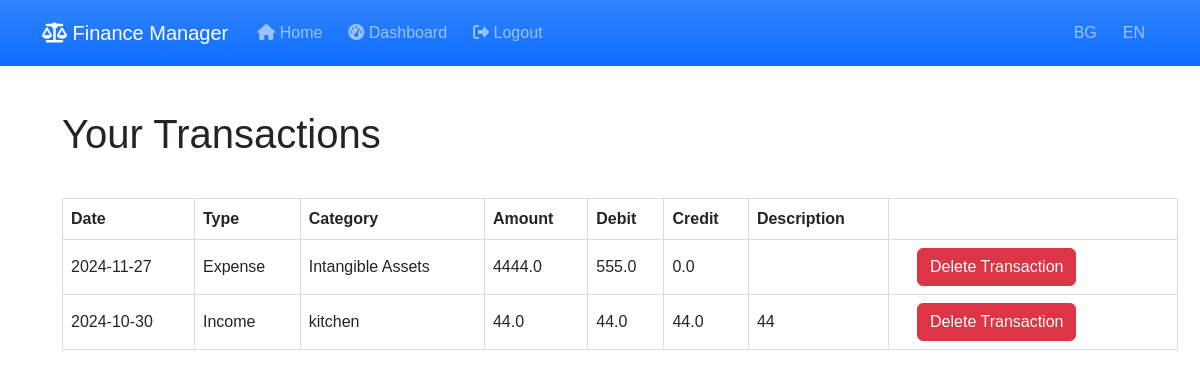
The page /account_transactions_overview (signed in) on the database its author committed.
### models.py (models this page shows)
class Transaction(db.Model):
    id = db.Column(db.Integer, primary_key=True)
    date = db.Column(db.Date, nullable=False, default=date.today)
    type = db.Column(db.String(10), nullable=False)  # 'income' or 'expense'
    category = db.Column(db.String(50), nullable=False)
    income_statement_category = db.Column(db.String(100), nullable=False)  # Категория в ОПР (напр. 'Personnel expenses')
    amount = db.Column(db.Float, nullable=False)
    description = db.Column(db.String(200), nullable=True)
    account_id = db.Column(db.Integer, db.ForeignKey('account.id'), nullable=False)
    user_id = db.Column(db.Integer, db.ForeignKey('user.id'), nullable=False)
    debit = db.Column(db.Float, nullable=True)  # Ново поле за дебит
    credit = db.Column(db.Float, nullable=True)  # Ново поле за кредит

### app.py (the view)
@app.route('/account_transactions_overview')
@login_required
@roles_required('owner', 'admin', 'user')
def view_account_transactions():
    account = current_user.accounts[0]
    transactions = Transaction.query.filter_by(account_id=account.id).order_by(Transaction.date.desc()).all()
    print("Calling function before render_template for 'reports.html'")
    return render_template('transactions.html', transactions=transactions)

### app.py (called while the page is built)
@login_manager.user_loader
def load_user(user_id):
    return User.query.get(int(user_id))

@app.context_processor
def inject_current_year():
    return {'current_year': datetime.now().year}

### wrapper_functions.py (called while the page is built)
def roles_required(*roles):
    def decorator(f):
        @wraps(f)
        def decorated_function(*args, **kwargs):
            if current_user.role not in roles:
                abort(403)
            return f(*args, **kwargs)
        return decorated_function
    return decorator

### templates/transactions.html (shortened to what this page needs)
{% extends 'base.html' %}
{% block content %}
<h1>Your Transactions</h1>
{% if transactions %}
<table>
    <tr>
        <th>Date</th>
        <th>Type</th>
        <th>Category</th>
        <th>Amount</th>
        <th>Debit</th>
        <th>Credit</th>
        <th>Description</th>
    </tr>
    {% for t in transactions %}
    <tr>
        <td>{{ t.date.strftime('%Y-%m-%d') }}</td>
        <td>{{ 'Income' if t.type == 'income' else 'Expense' }}</td>
        <td>{{ t.category }}</td>
        <td>{{ t.amount }}</td>
        <td>{{ t.debit }}</td>
        <td>{{ t.credit }}</td>
        <td>{{ t.description }}</td>
        <td>
            <form action="{{ url_for('transactions_blueprint.delete_transaction', transaction_id=t.id) }}" method="POST" style="display:inline;">
                <button type="submit" class="btn btn-danger" onclick="return confirm('Are you sure you want to delete this transaction?');">Delete Transaction</button>
            </form>
        </td>
    </tr>
    {% endfor %}
</table>
{% else %}
<p>You have no transactions recorded.</p>
{% endif %}
{% endblock %}

### static/styles.css (style rules this page uses)
body { font-family: Arial, sans-serif; margin: 0; padding: 0; }
h1, h2 { padding: 20px; }
form { padding: 20px; }
table { width: 100%; border-collapse: collapse; margin: 20px; }
table, th, td { border: 1px solid #ddd; }
th, td { padding: 8px; text-align: left; }

### rows shown on the page
Transaction: date "2024-11-27", type "Expense", category "Intangible Assets", amount "4444.0", debit "555.0", credit "0.0"
Transaction: date "2024-10-30", type "Income", category "kitchen", amount "44.0", debit "44.0", credit "44.0", description "44"
